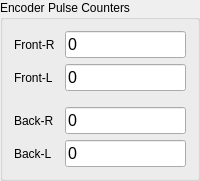
     <widget class="QGroupBox" name="encPulseCtrsBox">
      <property name="geometry">
       <rect>
        <x>28</x>
        <y>220</y>
        <width>200</width>
        <height>165</height>
       </rect>
      </property>
      <property name="sizePolicy">
       <sizepolicy hsizetype="Fixed" vsizetype="Fixed">
        <horstretch>0</horstretch>
        <verstretch>0</verstretch>
       </sizepolicy>
      </property>
      <property name="title">
       <string>Encoder Pulse Counters</string>
      </property>
      <layout class="QHBoxLayout" name="horizontalLayout_9">
       <item>
        <layout class="QVBoxLayout" name="encPulseCtrsLabelsBox">
         <item>
          <widget class="QLabel" name="encPulseCtrsFRLabel">
           <property name="sizePolicy">
            <sizepolicy hsizetype="Preferred" vsizetype="Preferred">
             <horstretch>0</horstretch>
             <verstretch>0</verstretch>
            </sizepolicy>
           </property>
           <property name="text">
            <string>Front-R</string>
           </property>
          </widget>
         </item>
         <item>
          <widget class="QLabel" name="encPulseCtrsFLLabel">
           <property name="text">
            <string>Front-L</string>
           </property>
          </widget>
         </item>
         <item>
          <spacer name="verticalSpacer_12">
           <property name="orientation">
            <enum>Qt::Orientation::Vertical</enum>
           </property>
           <property name="sizeType">
            <enum>QSizePolicy::Policy::Fixed</enum>
           </property>
           <property name="sizeHint" stdset="0">
            <size>
             <width>20</width>
             <height>10</height>
            </size>
           </property>
          </spacer>
         </item>
         <item>
          <widget class="QLabel" name="encPulseCtrsBRLabel">
           <property name="text">
            <string>Back-R</string>
           </property>
          </widget>
         </item>
         <item>
          <widget class="QLabel" name="encPulseCtrsBLLabel">
           <property name="text">
            <string>Back-L</string>
           </property>
          </widget>
         </item>
        </layout>
       </item>
       <item>
        <spacer name="horizontalSpacer_18">
         <property name="orientation">
          <enum>Qt::Orientation::Horizontal</enum>
         </property>
         <property name="sizeType">
          <enum>QSizePolicy::Policy::Fixed</enum>
         </property>
         <property name="sizeHint" stdset="0">
          <size>
           <width>4</width>
           <height>20</height>
          </size>
         </property>
        </spacer>
       </item>
       <item>
        <layout class="QVBoxLayout" name="encPulseCtrsValuesBox">
         <property name="sizeConstraint">
          <enum>QLayout::SizeConstraint::SetDefaultConstraint</enum>
         </property>
         <item>
          <widget class="QLineEdit" name="encPulseCtrsFRValue">
           <property name="sizePolicy">
            <sizepolicy hsizetype="Preferred" vsizetype="Fixed">
             <horstretch>0</horstretch>
             <verstretch>0</verstretch>
            </sizepolicy>
           </property>
           <property name="font">
            <font>
             <pointsize>12</pointsize>
            </font>
           </property>
           <property name="focusPolicy">
            <enum>Qt::FocusPolicy::NoFocus</enum>
           </property>
           <property name="text">
            <string>0</string>
           </property>
           <property name="frame">
            <bool>true</bool>
           </property>
           <property name="dragEnabled">
            <bool>true</bool>
           </property>
           <property name="readOnly">
            <bool>true</bool>
           </property>
          </widget>
         </item>
         <item>
          <widget class="QLineEdit" name="encPulseCtrsFLValue">
           <property name="sizePolicy">
            <sizepolicy hsizetype="Preferred" vsizetype="Fixed">
             <horstretch>0</horstretch>
             <verstretch>0</verstretch>
            </sizepolicy>
           </property>
           <property name="font">
            <font>
             <pointsize>12</pointsize>
            </font>
           </property>
           <property name="focusPolicy">
            <enum>Qt::FocusPolicy::NoFocus</enum>
           </property>
           <property name="text">
            <string>0</string>
           </property>
           <property name="frame">
            <bool>true</bool>
           </property>
           <property name="dragEnabled">
            <bool>true</bool>
           </property>
           <property name="readOnly">
            <bool>true</bool>
           </property>
          </widget>
         </item>
         <item>
          <spacer name="verticalSpacer_13">
           <property name="orientation">
            <enum>Qt::Orientation::Vertical</enum>
           </property>
           <property name="sizeType">
            <enum>QSizePolicy::Policy::Fixed</enum>
           </property>
           <property name="sizeHint" stdset="0">
            <size>
             <width>20</width>
             <height>10</height>
            </size>
           </property>
          </spacer>
         </item>
         <item>
          <widget class="QLineEdit" name="encPulseCtrsBRValue">
           <property name="sizePolicy">
            <sizepolicy hsizetype="Preferred" vsizetype="Fixed">
             <horstretch>0</horstretch>
             <verstretch>0</verstretch>
            </sizepolicy>
           </property>
           <property name="font">
            <font>
             <pointsize>12</pointsize>
            </font>
           </property>
           <property name="focusPolicy">
            <enum>Qt::FocusPolicy::NoFocus</enum>
           </property>
           <property name="text">
            <string>0</string>
           </property>
           <property name="frame">
            <bool>true</bool>
           </property>
           <property name="dragEnabled">
            <bool>true</bool>
           </property>
           <property name="readOnly">
            <bool>true</bool>
           </property>
          </widget>
         </item>
         <item>
          <widget class="QLineEdit" name="encPulseCtrsBLValue">
           <property name="sizePolicy">
            <sizepolicy hsizetype="Preferred" vsizetype="Fixed">
             <horstretch>0</horstretch>
             <verstretch>0</verstretch>
            </sizepolicy>
           </property>
           <property name="font">
            <font>
             <pointsize>12</pointsize>
            </font>
           </property>
           <property name="focusPolicy">
            <enum>Qt::FocusPolicy::NoFocus</enum>
           </property>
           <property name="text">
            <string>0</string>
           </property>
           <property name="frame">
            <bool>true</bool>
           </property>
           <property name="dragEnabled">
            <bool>true</bool>
           </property>
           <property name="readOnly">
            <bool>true</bool>
           </property>
          </widget>
         </item>
        </layout>
       </item>
      </layout>
     </widget>
